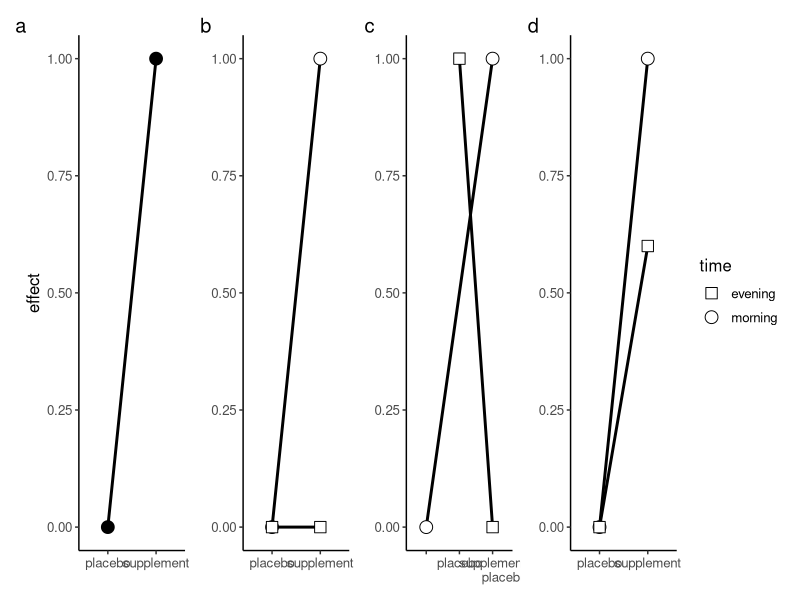

Write the R code that produced this figure.
## This script contains the code to create the Figure 2 in Supplementary information

# Load packages
library(patchwork)
library(ggplot2)


# Simple effect
df1 <- data.frame(treatment = factor(c("supplement","placebo")),
                 effect = c(1, 0))

simple_effect <- ggplot(data = df1, aes(x = treatment, 
                                        y = effect, 
                                        group = 1)) +
  geom_line(size = 1) +
  geom_point(size = 4, fill = "white") +
  xlab(NULL) +
  scale_shape_manual(values =c (22,21)) +
  theme(panel.grid.major = element_blank(),
        panel.grid.minor = element_blank(),
        panel.background = element_blank(), 
        axis.line = element_line(colour = "black")) +
  theme(text=element_text(size=12))


# disordinal interaction
df2 <- data.frame(treatment = factor(c("supplement",
                                       "supplement","
                                       placebo",
                                       "placebo")),
                 time = factor(c("morning",
                                 "evening",
                                 "morning",
                                 "evening")),
                 effect = c(1, 0.0, 0.0, 1))

disordinal <- ggplot(data = df2, aes(x = treatment, 
                                     y = effect, 
                                     group = time, 
                                     shape = time)) +
  geom_line(size = 1) +
  geom_point(size = 4, fill = "white") +
  xlab(NULL) +
  ylab(NULL) +
  scale_shape_manual(values=c(22,21)) +
  theme(legend.position = "none", 
        panel.grid.major = element_blank(), 
        panel.grid.minor = element_blank(),
        panel.background = element_blank(), 
        axis.line = element_line(colour = "black")) +
  theme(text=element_text(size=12))

# grand mean = (1 + 0 + 0 + 1) / 4 = 0.5
# Marginal mean for supplement:morning = 1 - (0.5 + (0.5 - 0.5) + (0.5 - 0.5)) = 0.5
# Marginal mean for supplement:evening = 0 - (0.5 + (0.5 - 0.5) + (0.5 - 0.5)) = -0.5
# Marginal mean for placebo:morning = 0 - (0.5 + (0.5 - 0.5) + (0.5 - 0.5)) = -0.5
# Marginal mean for placebo:evening = 1 - (0.5 + (0.5 - 0.5) + (0.5 - 0.5)) = 0.5

# Cohen's f:
sqrt(((0.5)^2 +(-0.5)^2 + (-0.5)^2 + (0.5)^2)/4)/2 
# Cohen's f = 0.25 or Cohen's d of 0.25*2 = 0.5

# ordinal interaction
df3 <- data.frame(treatment = factor(c("supplement",
                                       "supplement",
                                       "placebo",
                                       "placebo")),
                 time = factor(c("morning",
                                 "evening",
                                 "morning",
                                 "evening")),
                 effect = c(1, 0.0, 0.0, 0))

ordinal <- ggplot(data = df3, aes(x = treatment, 
                                  y = effect, 
                                  group = time, 
                                  shape = time)) +
  geom_line(size = 1) +
  geom_point(size = 4, fill = "white") +
  xlab(NULL) +
  ylab(NULL) +
  scale_shape_manual(values=c(22,21)) +
  theme(legend.position = "none", 
        panel.grid.major = element_blank(), 
        panel.grid.minor = element_blank(),
        panel.background = element_blank(), 
        axis.line = element_line(colour = "black")) +
  theme(text=element_text(size=12))

# grand mean = (1 + 0 + 0 + 0) / 4 = 0.25
# Marginal mean for supplement:morning = 1 - (0.25 + (0.5 - 0.25) + (0.5 - 0.25)) = 0.25
# Marginal mean for supplement:evening = 0 - (0.25 + (0.5 - 0.25) + (0 - 0.25)) = -0.25
# Marginal mean for placebo:morning = 0 - (0.25 + (0 - 0.25) + (0.5 - 0.25)) = -0.25
# Marginal mean for placebo:evening = 0 - (0.25 + (0. - 0.25) + (0 - 0.25)) = 0.25

# Cohen's f: 
sqrt(((0.25)^2 +(-0.25)^2 + (-0.25)^2 + (0.25)^2)/4)/2 
# Cohen's f = 0.125 or Cohen's d of 0.125*2 = 0.25

# attenuated interaction
df4 <- data.frame(treatment = factor(c("supplement",
                                       "supplement",
                                       "placebo",
                                       "placebo")),
                 time = factor(c("morning",
                                 "evening",
                                 "morning",
                                 "evening")),
                 effect = c(1, 0.6, 0.0, 0.0))

attenuated <- ggplot(data = df4, aes(x = treatment, 
                                     y = effect, 
                                     group = time, 
                                     shape = time)) +
  geom_line(size = 1) +
  geom_point(size = 4, fill = "white") +
  xlab(NULL) +
  ylab(NULL) +
  scale_shape_manual(values=c(22,21)) +
  theme(panel.grid.major = element_blank(), 
        panel.grid.minor = element_blank(),
        panel.background = element_blank(), 
        axis.line = element_line(colour = "black")) +
  theme(text=element_text(size=12))

# grand mean = (1 + 0.6 + 0 + 0) / 4 = 0.4
# Marginal mean for supplement:morning = 1 - (0.4 + (0.8 - 0.4) + (0.5 - 0.4)) = 0.1
# Marginal mean for supplement:evening = 0.6 - (0.4 + (0.8 - 0.4) + (0.3 - 0.4)) = -0.1
# Marginal mean for placebo:morning = 0 - (0.4 + (0 - 0.4) + (0.5 - 0.4)) = -0.1
# Marginal mean for placebo:evening = 0 - (0.4 + (0. - 0.4) + (0.3 - 0.4)) = 0.1

# Cohen's f = 
sqrt(((0.1)^2 +(-0.1)^2 + (-0.1)^2 + (0.1)^2)/4)/2
# Cohen's f = 0.05 or Cohen's d of 0.05*2 = 0.1


# Cohen's f = sqrt(((0.25)^2 +(-0.25)^2 + (-0.25)^2 + (0.25)^2)/4)/2 = 0.125
# Use patchwork to combine and plot only 1 legend without title.
combined_figures <- simple_effect | ordinal | disordinal | attenuated & 
                    plot_layout(axes = "collect", 
                                guides = "collect") 

combined_figures <- combined_figures + plot_annotation(tag_levels = c('a', '1'))

ggsave(here("figures","figures_interactiont.png"), width = 20, height = 5, combined_figures)
